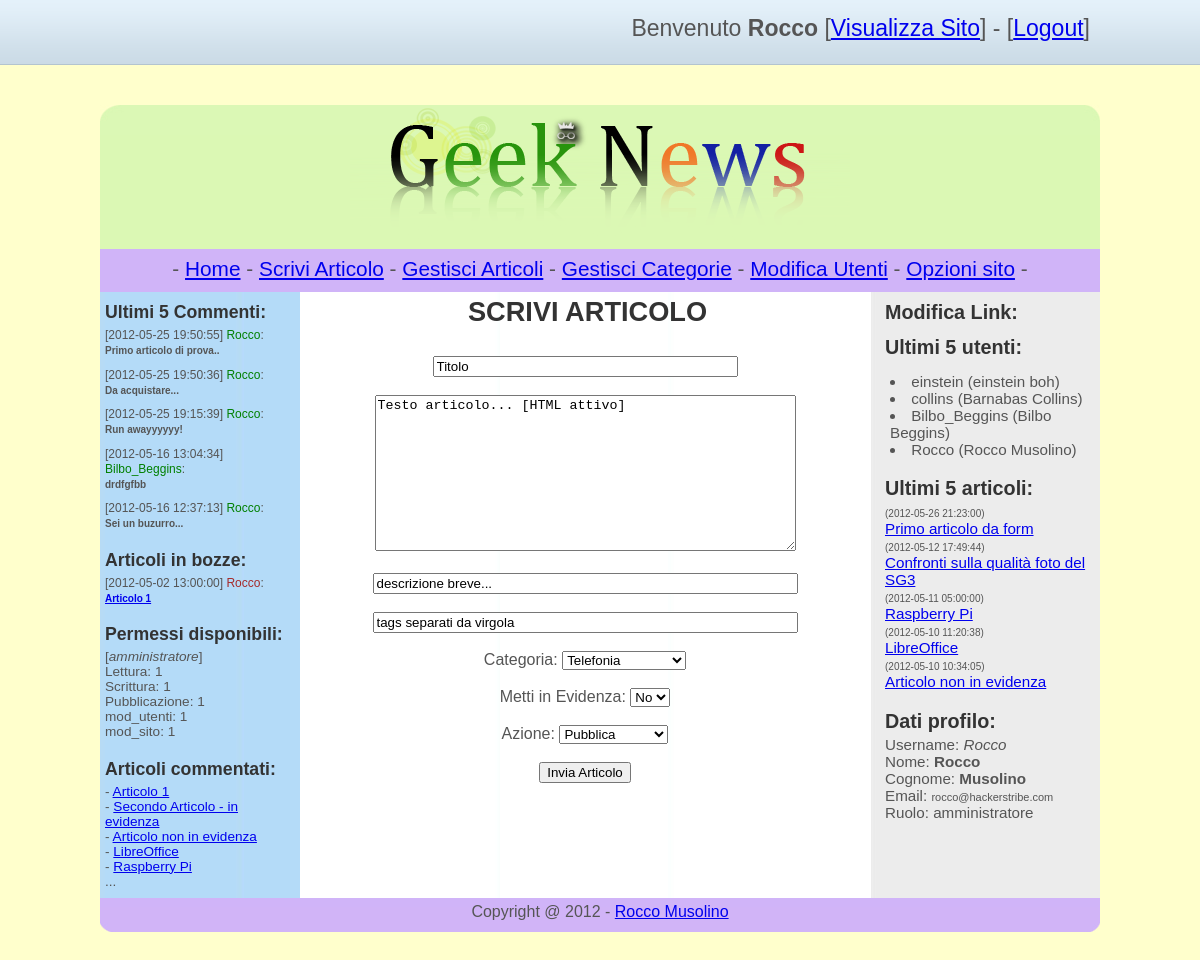
Screenshot of /progetto/admin.php?pag=scrivi-articolo (signed in) with the database file from the repository.
### tables this page shows
CREATE TABLE IF NOT EXISTS `permessi` (
  `ruolo` varchar(20) NOT NULL,
  `lettura` int(1) NOT NULL,
  `scrittura` int(1) NOT NULL,
  `pubblicazione` int(1) NOT NULL,
  `mod_utenti` int(1) NOT NULL,
  `mod_sito` int(1) NOT NULL,
  UNIQUE KEY `ruolo` (`ruolo`)
);

CREATE TABLE IF NOT EXISTS `commenti` (
  `art_commentato` int(50) NOT NULL,
  `testo_commento` text NOT NULL,
  `utente` text NOT NULL,
  `data` datetime NOT NULL,
  KEY `art_commentato` (`art_commentato`)
);

CREATE TABLE IF NOT EXISTS `articoli` (
  `id_articolo` int(50) NOT NULL AUTO_INCREMENT,
  `titolo` text NOT NULL,
  `testo` text NOT NULL,
  `meta_description` text NOT NULL,
  `id_categoria` int(50) NOT NULL,
  `tags` text,
  `id_autore` int(50) NOT NULL,
  `data` datetime NOT NULL,
  `in_evidenza` int(1) NOT NULL DEFAULT '0',
  `pubblicato` int(1) NOT NULL DEFAULT '0',
  PRIMARY KEY (`id_articolo`)
);

CREATE TABLE IF NOT EXISTS `utenti` (
  `id_utente` int(50) NOT NULL AUTO_INCREMENT,
  `username` varchar(50) NOT NULL,
  `nome` text NOT NULL,
  `cognome` text NOT NULL,
  `email` varchar(30) NOT NULL,
  `password` varchar(50) NOT NULL,
  `ruolo` text NOT NULL,
  PRIMARY KEY (`id_utente`),
  UNIQUE KEY `username` (`username`)
);

CREATE TABLE IF NOT EXISTS `info_sito` (
  `nome_sito` varchar(20) NOT NULL,
  `slogan` varchar(100) NOT NULL,
  `articoli_per_pagina` int(10) NOT NULL,
  `reg_attiva` int(1) NOT NULL,
  `footer` text NOT NULL,
  `descrizione_sito` text NOT NULL,
  `keywords_sito` text NOT NULL
);

### progetto/functions/moduli/sidebar_sx.php (the view, shortened to what this page needs)
<?php
if ($permessi['mod_utenti']){
	 $num_commenti = 5;
	 $lung_commento = 70;
	 $qry_lcomment = mysql_query("SELECT * FROM `commenti` ORDER BY data DESC LIMIT 0, $num_commenti");
	 echo "<h3>Ultimi $num_commenti Commenti:</h3>";
	 while($last_comment = mysql_fetch_array($qry_lcomment)){
?>
	<p>
	<span style="font-size: 12px;">[<?php echo $last_comment['data']; ?>] <span style="color: green"><?php echo $last_comment['utente']; ?></span>:</span><br/>
	<span style="font-size: 10px; font-weight: bold"><?php echo TagliaStringa($last_comment['testo_commento'], $lung_commento); ?></span><br/>
	</p>
	 <?php
	 }
}
if ($permessi['pubblicazione']){
echo "<h3>Articoli in bozze:</h3>";
$qry_art_bozze = mysql_query("SELECT username, titolo, data, id_articolo, id_autore FROM articoli JOIN utenti ON (id_autore = id_utente) WHERE pubblicato = 0") or die("Errore nell'eseguire la query".mysql_error());
while ($bozza = mysql_fetch_array($qry_art_bozze)){
?>
<p>
<span style="font-size: 12px;">[<?php echo $bozza['data']; ?>] <span style="color: brown"><?php echo $bozza['username']; ?></span>:</span><br/>
<span style="font-size: 10px; font-weight: bold"><a href='<?php echo "$_SERVER[PHP_SELF]?pag=gestisci-articoli&edit_art=$bozza[id_articolo]";?>'><?php echo $bozza['titolo'];?></a></span>
</p>
<?php
}
}
if ($permessi['scrittura']){
 $user_permessi = mysql_fetch_array(mysql_query("SELECT * FROM `permessi` WHERE `ruolo` = '$_SESSION[ruolo]'"));
   echo "<h3>Permessi disponibili:</h3>
<p>
[<em>$_SESSION[ruolo]</em>]<br/>
Lettura: $user_permessi[lettura]<br/>
Scrittura: $user_permessi[scrittura]<br/>
Pubblicazione: $user_permessi[pubblicazione]<br/>
mod_utenti: $user_permessi[mod_utenti]<br/>
mod_sito: $user_permessi[mod_sito]
</p>";
}
if ($permessi['lettura']) {
echo "<h3>Articoli commentati:</h3><p>";
$n_art_comm = 5;
$art_comm_qry = mysql_query("SELECT titolo, id_articolo, art_commentato FROM `commenti` JOIN articoli ON (id_articolo = art_commentato) WHERE utente = '$_SESSION[username]' GROUP BY id_articolo LIMIT 0, $n_art_comm") or die("Errore esecuzione query articoli commentati.".mysql_error());
while($art_comm = mysql_fetch_array($art_comm_qry)){
echo "- <a href='index.php?id_articolo=$art_comm[id_articolo]' target='_new'>$art_comm[titolo]</a><br/>";
}
echo "...</p>";
}
?>

### progetto/functions/amministra.php (shortened to what this page needs)
<?php
$footer = mysql_fetch_array(mysql_query("SELECT footer FROM `info_sito`"));
$footer = $footer['footer'];
$permessi = mysql_fetch_array(mysql_query("SELECT * FROM `permessi` WHERE `ruolo` = '$_SESSION[ruolo]'"));
function TagliaStringa($stringa, $max_char){
		if(strlen($stringa)>$max_char){
			$stringa_tagliata=substr($stringa, 0,$max_char);
			$last_space=strrpos($stringa_tagliata," ");
			$stringa_ok=substr($stringa_tagliata, 0,$last_space);
			return $stringa_ok."...";
		}else{
			return $stringa;
		}
	}
?>
<!DOCTYPE HTML PUBLIC "-//W3C//DTD HTML 4.01//EN" "http://www.w3.org/TR/html4/strict.dtd">
<html>
<head>
<link href="style.css" rel="stylesheet" type="text/css">
    <link rel="stylesheet" href="style-login.css" />
</head>
<body>
   <div id="bar">
     <div style="width: 1000px; margin: 0 auto">
            <div id="loginContainer">
			<?php
			if (@$_SESSION['login'] == "ok"){
			 echo "<span style='font-size:23px'>Benvenuto <b>$_SESSION[nome]</b> [<a href='index.php'>Visualizza Sito</a>] - [<a href='index.php?logout=1'>Logout</a>]</span>";
			  }
			  ?>
            </div>
	  </div>
	</div>
<div id="container">
<div id="header"><center><img src="images/Logo.png" border="0" /></center></div>
<div id="menu"><center><?php include("moduli/pca_menu.php"); ?></center></div>
<div id="main">
<div id="content">
<?php
switch(@$_GET['pag']){
case "scrivi-articolo":
include("moduli/scrivi-articolo.php");
break;
?>
<?php
}
?>
</div>
    <div id="nav">
 <?php include("moduli/sidebar_sx.php"); ?>
    </div>
</div>
   <div id="extra">
 <?php include("moduli/sidebar_dx.php"); ?>
   </div>
  <div id="footer">
   <center><p><?php echo "$footer"; ?></p></center>
  </div>
</div>
<br/><br/>
</body>
</html>

### progetto/functions/moduli/scrivi-articolo.php (shortened to what this page needs)
<center><h2>SCRIVI ARTICOLO</h2></center><br/>
<p>
<center> <?php echo @$ok; ?>
<form action='' method='POST'>
<input type='text' name='titolo' value='Titolo' size='35'><br/><br/>
<textarea rows='10' cols='50' name='testo'>Testo articolo... [HTML attivo]</textarea><br/><br/>
<input type='text' name='meta_description' value='descrizione breve...' size='50'><br/><br/>
<input type='text' name='tags' value='tags separati da virgola' size='50'><br/><br/>
Categoria:
<select name='categoria'>
<?php
$qry_categ = mysql_query("SELECT id_categoria, nome_categoria FROM categorie");
while($categoria = mysql_fetch_array($qry_categ)){
echo "<option value='$categoria[id_categoria]'>$categoria[nome_categoria]</option>";
}
?>
</select>
<br/><br/>
Metti in Evidenza:
<select name='evidenza'>
<option value='0'>No</option>
</select>
<br/><br/>
Azione:
<select name='azione'>
<?php if ($permessi['pubblicazione']) echo "<option value='1'>Pubblica</option>"; ?>
</select>
<br/><br/>
<input type='submit' value='Invia Articolo'>
</form>
</center>
</p>

### progetto/functions/moduli/sidebar_dx.php (shortened to what this page needs)
<?php
if ($permessi['mod_sito']) echo "<h3>Modifica Link:</h3>";
if ($permessi['mod_utenti']){
echo "<h3>Ultimi 5 utenti:</h3><p>";
$n_users = 5;
$qry_users = mysql_query("SELECT username, nome, cognome FROM utenti ORDER BY id_utente DESC limit 0, $n_users");
while($_users = mysql_fetch_array($qry_users)){
echo "<li>$_users[username] ($_users[nome] $_users[cognome])</li>";
} echo"</p>";
}
if ($permessi['scrittura']){
$art_max = 5;
echo "<h3>Ultimi $art_max articoli:</h3><p>";
$q_articles = mysql_query("SELECT titolo, id_articolo, data FROM articoli ORDER BY id_articolo DESC LIMIT 0, $art_max");
while($l_art = mysql_fetch_array($q_articles)){
echo "<span style='font-size: 10px'>($l_art[data])</span><br/><a href='$_SERVER[PHP_SELF]?pag=gestisci-articoli&edit_art=$l_art[id_articolo]' target='_new'>$l_art[titolo]</a><br/>";
}
echo "</p>";
}
if ($permessi['lettura']){
echo "<h3>Dati profilo:</h3>";
$q_profilo = mysql_query("SELECT * FROM utenti WHERE id_utente = $_SESSION[id_utente]");
$profilo = mysql_fetch_array($q_profilo);
echo "<p>Username: <em>$profilo[username]</em><br/>
Nome: <b>$profilo[nome]</b><br/>
Cognome: <b>$profilo[cognome]</b><br/>
Email: <span style='font-size: 11px'>$profilo[email]</span><br/>
Ruolo: $profilo[ruolo]<br/>
</p>";
}
?>

### progetto/style.css (style rules this page uses)
html,body { margin:0;padding:0 }
body { font: 100.01% "Trebuchet MS",Verdana,Arial,sans-serif; background: #FFFFCC; color: #555; text-align:center; }
h2,h3,h4 { margin:0;padding-left: 5px;padding-top:5px;line-height: 30px;color: #333; }
h2 { font-size: 170% }
h3 { font-size: 130% }
p { margin: 0 5px; padding: 0 0 0.7em }
li { margin-left:10px }
div#container { width:1000px; height: auto; margin: 0 auto; margin-top:40px; background: url(images/3col.jpg) repeat-y;text-align:left; }
div#header { background-color: #DBF8B4; width:1000px; background-image: url(images/top-header-bg.jpg); background-repeat: no-repeat }
div#main { float:left;width:770px; height:auto }
div#content { float:right;width:570px; height: auto; margin-left: auto }
div#nav { float:left;width:200px; height: auto; font-size:85% }
div#extra { float:right;width:220px;font-size:95%; margin-left: auto; }
div#footer { clear:both;width:100%;padding-top:5px; background-color: #D0B4F8; background-image: url(images/bottom-footer-bg.jpg); background-repeat: no-repeat; background-position: bottom left }
div#menu { width: 1000px; height: 35px; background: #D0B4F8; padding-top:8px; font-size:130% }

### progetto/style-login.css (style rules this page uses)
#bar { width:100%; height:35px; padding:15px 0; background:url(images/bar.png) repeat-x; }
#loginContainer { position:relative; float:right; font-size:12px; margin-right: 10px; }

### rows the page displays
permessi: azione "Pubblica", mod_utenti "5", lettura "1", scrittura "1", pubblicazione "1", mod_utenti "1", mod_sito "1", scrittura "5"
commenti: data "2012-05-25 19:50:55", utente "Rocco", testo_commento "Primo articolo di prova.."
commenti: data "2012-05-25 19:50:36", utente "Rocco", testo_commento "Da acquistare..."
commenti: data "2012-05-25 19:15:39", utente "Rocco", testo_commento "Run awayyyyyy!"
commenti: data "2012-05-16 13:04:34", utente "Bilbo_Beggins", testo_commento "drdfgfbb"
commenti: data "2012-05-16 12:37:13", utente "Rocco", testo_commento "Sei un buzurro..."
articoli: data "2012-05-02 13:00:00", utenti.username "Rocco", titolo "Articolo 1"
articoli: titolo "Secondo Articolo - in evidenza"
articoli: titolo "Articolo non in evidenza", data "2012-05-10 10:34:05"
articoli: titolo "LibreOffice", data "2012-05-10 11:20:38"
articoli: titolo "Raspberry Pi", data "2012-05-11 05:00:00"
utenti: username "einstein", nome "einstein", cognome "boh"
utenti: username "collins", nome "Barnabas", cognome "Collins"
utenti: username "Bilbo_Beggins", nome "Bilbo", cognome "Beggins"
utenti: username "Rocco", nome "Rocco", cognome "Musolino", email "rocco@hackerstribe.com", ruolo "amministratore"
articoli: data "2012-05-26 21:23:00", titolo "Primo articolo da form"
articoli: data "2012-05-12 17:49:44", titolo "Confronti sulla qualità foto del SG3"
info_sito: footer "Copyright @ 2012 - Rocco Musolino"

### other values shown
$_SESSION[nome] "Rocco"
$stringa "-"
$_SESSION[ruolo] "amministratore"
form field categoria "Telefonia"
